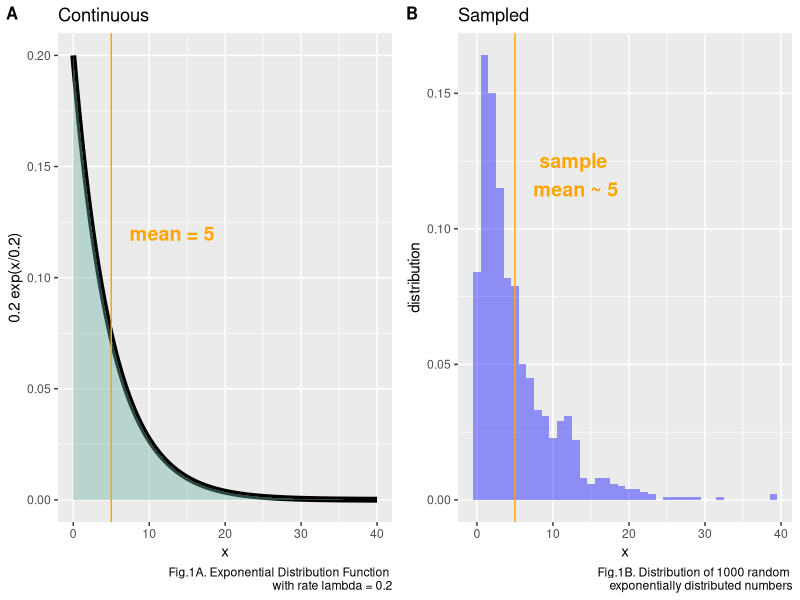
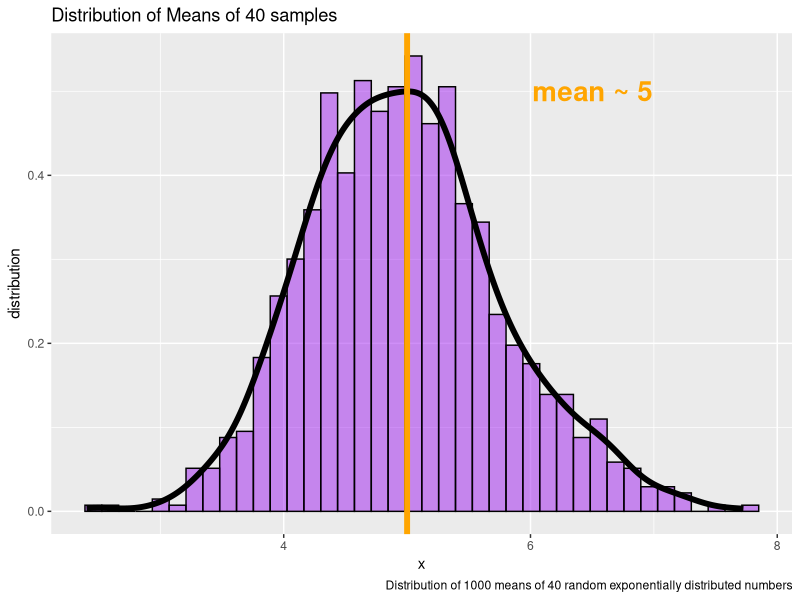

These figures' R source, in order:
## ---- chunk 1
library(knitr)
library(ggplot2)
library("cowplot")
knitr::opts_chunk$set(echo = TRUE)

lambda = 0.2
xs <- seq(0,40, by = .05)
dvalues <- dexp(xs,rate=lambda)
data <-data.frame(xs,dvalues) #data for continuous exp function
p1 <- ggplot(data,aes(x=xs,y=dvalues)) + geom_line(size = 2)+
   geom_area( fill="#69b3a2", alpha=0.4)+
   geom_vline(aes(xintercept = 5),color = "orange") +
      xlab("x") + ylab("0.2 exp(x/0.2)")+
   labs(caption="Fig.1A. Exponential Distribution Function \nwith rate lambda = 0.2",
        title ="Continuous") +
      annotate("text", x = 13, y = .12, 
              label = "mean = 5" , color = "orange",
              size=5 , angle=0, fontface="bold")
set.seed(12172020)  #set seed so result is reproducible
histdata <-data.frame(hx =rexp(1000,lambda))  #generate data for plot B
p2 <- ggplot(data=histdata,aes(x=hx))+
      geom_histogram(aes(y=..density..),fill="blue",alpha = 0.4,binwidth = 1)+
   geom_vline(aes(xintercept = 5),color = "orange")+
   xlab("x")+ ylab("distribution")+
   labs(caption="Fig.1B. Distribution of 1000 random \nexponentially distributed numbers",
        title ="Sampled")+
   annotate("text", x = 13, y = .12, 
              label = "sample \nmean ~ 5" , color = "orange",
              size=5 , angle=0, fontface="bold")
plot_grid(p1, p2, labels = c('A', 'B'), label_size = 12)

## ---- chunk 2
samplemean <-mean(histdata$hx)
CIsample <-t.test(histdata$hx,mu = 5)$conf.int
## ---- chunk 3
samplevariance <-var(histdata$hx)
sampleStDev <-sqrt(samplevariance)
## ---- chunk 4
meansOf40samples =sdOf40samples =NULL
for (i in 1:1000) meansOf40samples = c(meansOf40samples,mean(rexp(40,rate = lambda)))
for (i in 1:1000) sdOf40samples = c(sdOf40samples,sd(rexp(40,rate = lambda)))

mOf40 <-data.frame(hx40=meansOf40samples)
p3 <- ggplot(data=mOf40,aes(x=hx40))+
      geom_histogram(aes(y=..density..),bins=40, fill="purple",color="black",alpha = 0.5)+
      geom_density(size=2)+
   geom_vline(aes(xintercept = 5),color = "orange",size = 2)+
   xlab("x") + ylab("distribution")+
   labs(caption="Distribution of 1000 means of 40 random exponentially distributed numbers",
        title ="Distribution of Means of 40 samples")+
   annotate("text", x = 6.5, y = .5, 
            label = "mean ~ 5" , color = "orange",
            size=7 , angle=0, fontface="bold")
print(p3)
mOfm <-mean(meansOf40samples)
mOfsd <-mean(sdOf40samples)
sdOfm <-sd(meansOf40samples)  #5/sqrt(40)= 0.7905694
